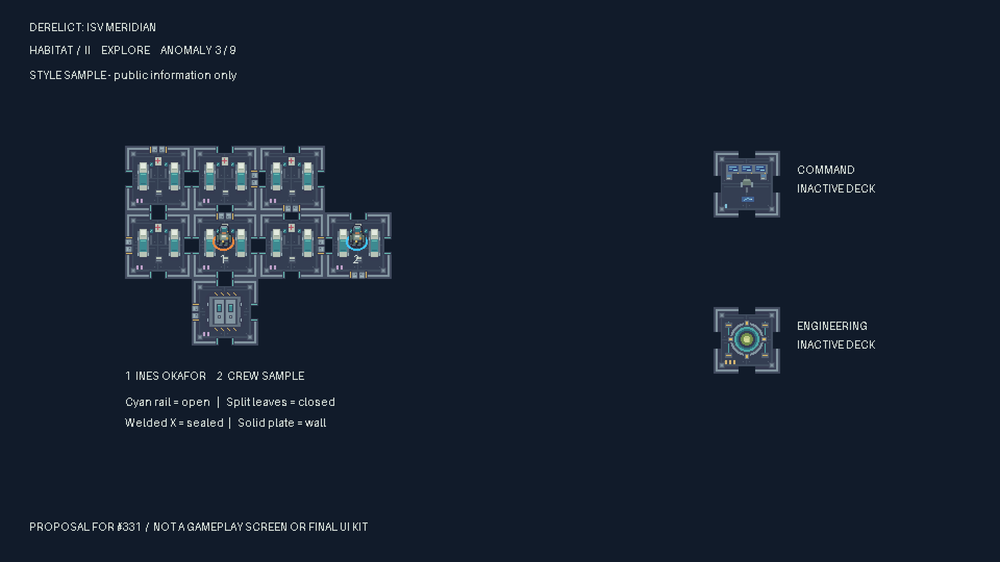
#> input picture docs/superpowers/reports/meridian-art/style/native-mock.png, 1000 x 562 px, shrunk from 1920 x 1080 before the run
$ python simulate-cvd.py
#> lines starting #> are read from the running program, lines starting #| are printed output that depends on the picture
"""Review-only Machado 2009 full-severity colour-vision simulations, in linear sRGB."""
from pathlib import Path
import numpy as np
from PIL import Image
root = Path(__file__).resolve().parent
matrices = {
 'deuteranopia': [[.367322,.860646,-.227968],[.280085,.672501,.047413],[-.011820,.042940,.968881]],
 'protanopia': [[.152286,1.052583,-.204868],[.114503,.786281,.099216],[-.003882,-.048116,1.051998]],
}
rgb = np.asarray(Image.open(root/'native-mock.png').convert('RGB'), dtype=float)/255
linear = np.where(rgb <= .04045, rgb/12.92, ((rgb+.055)/1.055)**2.4)
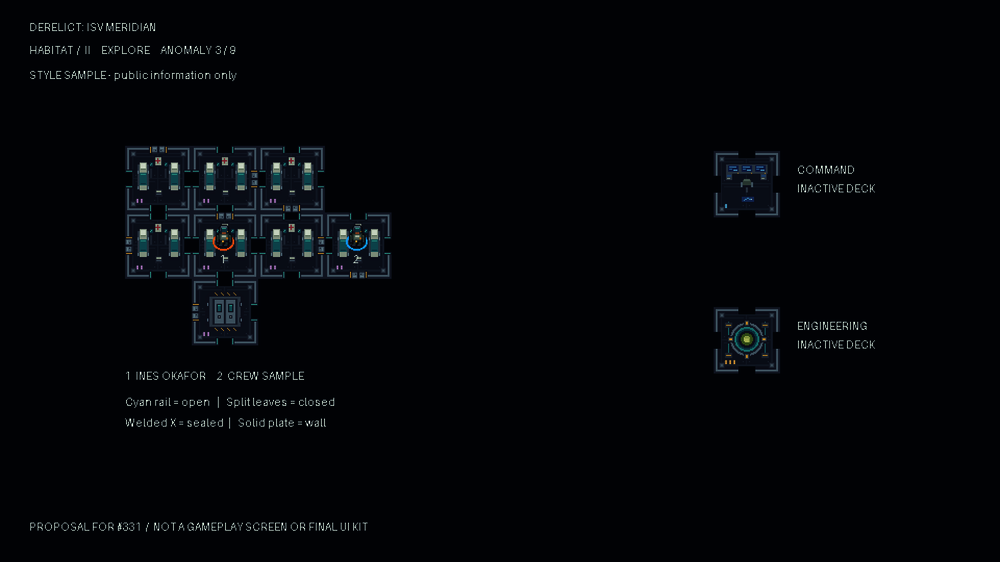
#> linear: shape (562, 1000, 3) float64; mean R, G, B 0.0165, 0.0244, 0.038
for name, matrix in matrices.items():
 transformed = np.clip(linear @ np.array(matrix).T, 0, 1)
 encoded = np.where(transformed <= .0031308, transformed*12.92, 1.055*transformed**(1/2.4)-.055)
 Image.fromarray(np.round(encoded*255).astype('uint8')).save(root/f'native-{name}.png')
#> this loop made 2 passes
#> pass 1, `Image.fromarray(np.round(encoded*255).astype('uint8')).save(root/f'nat..`:
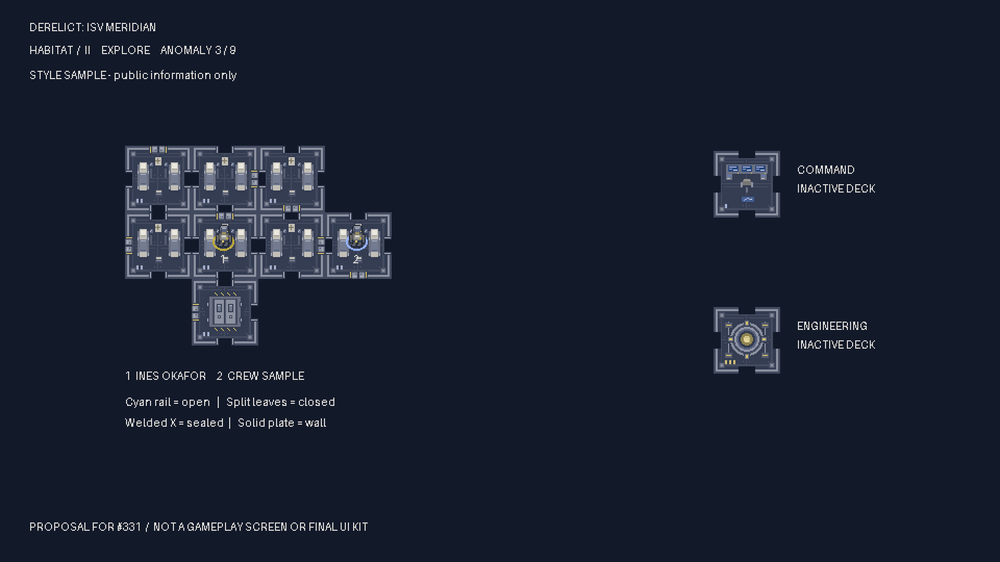
#> saved as native-deuteranopia.png: PIL image 1000x562 RGB; mean R, G, B 24.4, 32.2, 48.1

$ run again, with docs/superpowers/reports/meridian-art/style/browser-1920.png copied over docs/superpowers/reports/meridian-art/style/native-mock.png
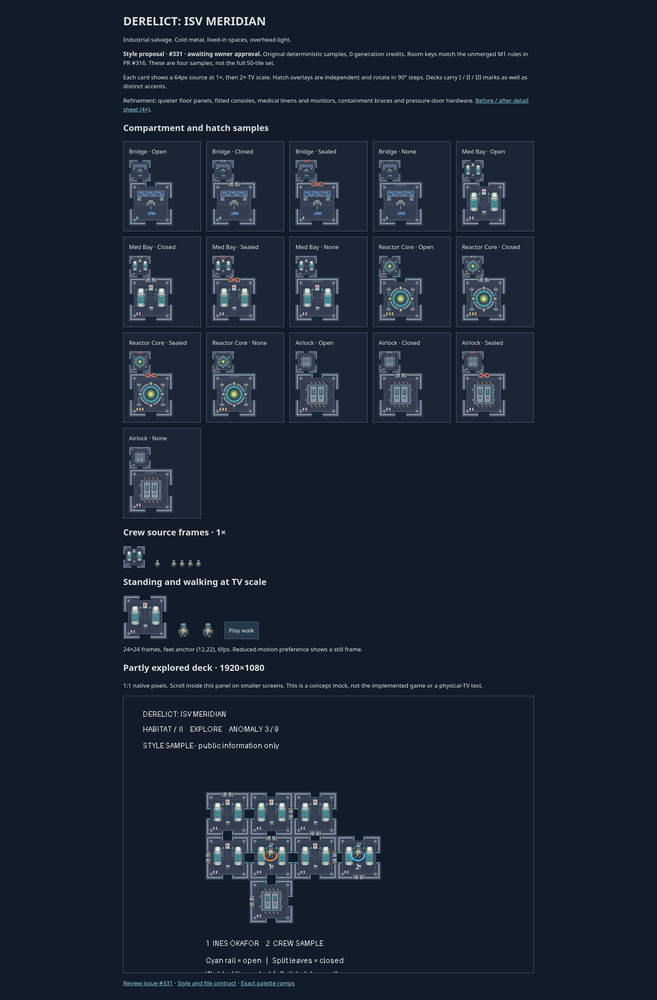
#> input picture docs/superpowers/reports/meridian-art/style/browser-1920.png, 657 x 1000 px, shrunk from 1920 x 2923 before the run
#> `linear = np.where(rgb <= .04045, rgb/12.92, ((rgb+.055)/1.055)**2.4)`:
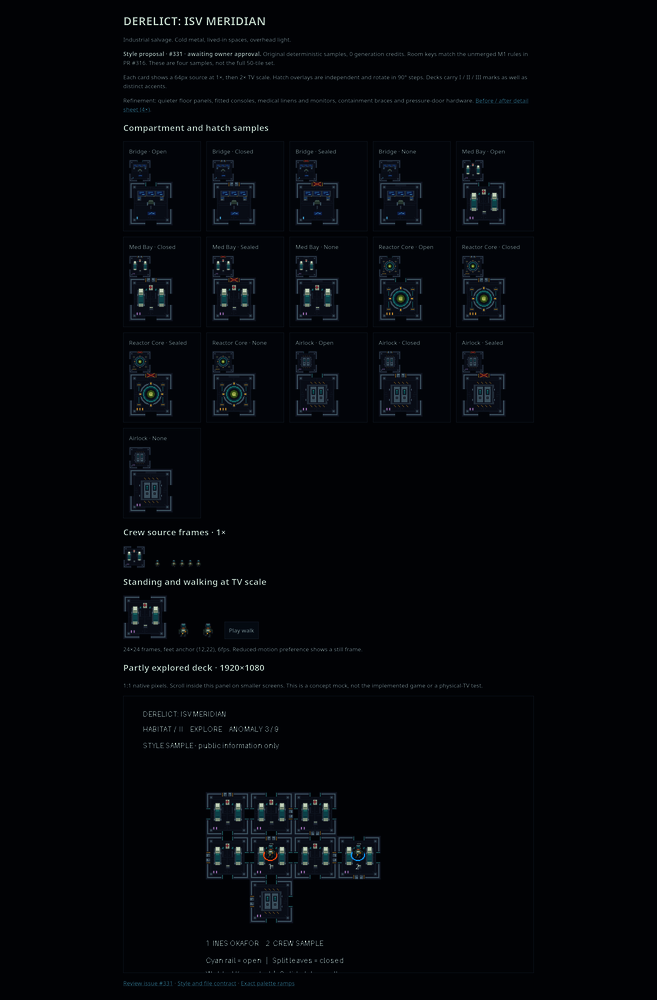
#> linear: shape (1000, 657, 3) float64; mean R, G, B 0.017, 0.0256, 0.0404

$ run again, with docs/superpowers/reports/meridian-art/style/browser-320.png copied over docs/superpowers/reports/meridian-art/style/native-mock.png
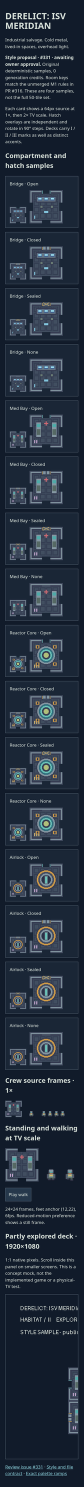
#> input picture docs/superpowers/reports/meridian-art/style/browser-320.png, 167 x 2973 px, shrunk from 320 x 5708 before the run (shown at 1/2 size)
#> `linear = np.where(rgb <= .04045, rgb/12.92, ((rgb+.055)/1.055)**2.4)`:
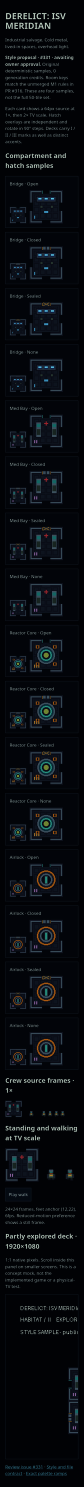
#> linear: shape (2973, 167, 3) float64 (shown at 1/2 size); mean R, G, B 0.0361, 0.0485, 0.0655
#> the loop `for name, matrix in matrices.items():` made 2 passes
#> pass 1, `Image.fromarray(np.round(encoded*255).astype('uint8')).save(root/f'nat..`:
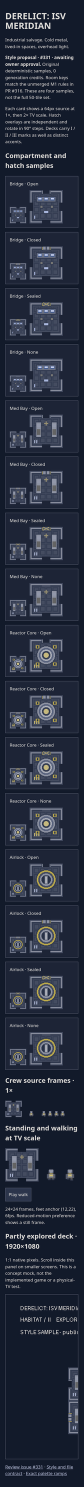
#> saved as native-deuteranopia.png: PIL image 167x2973 RGB (shown at 1/2 size); mean R, G, B 39, 46.1, 62.3
